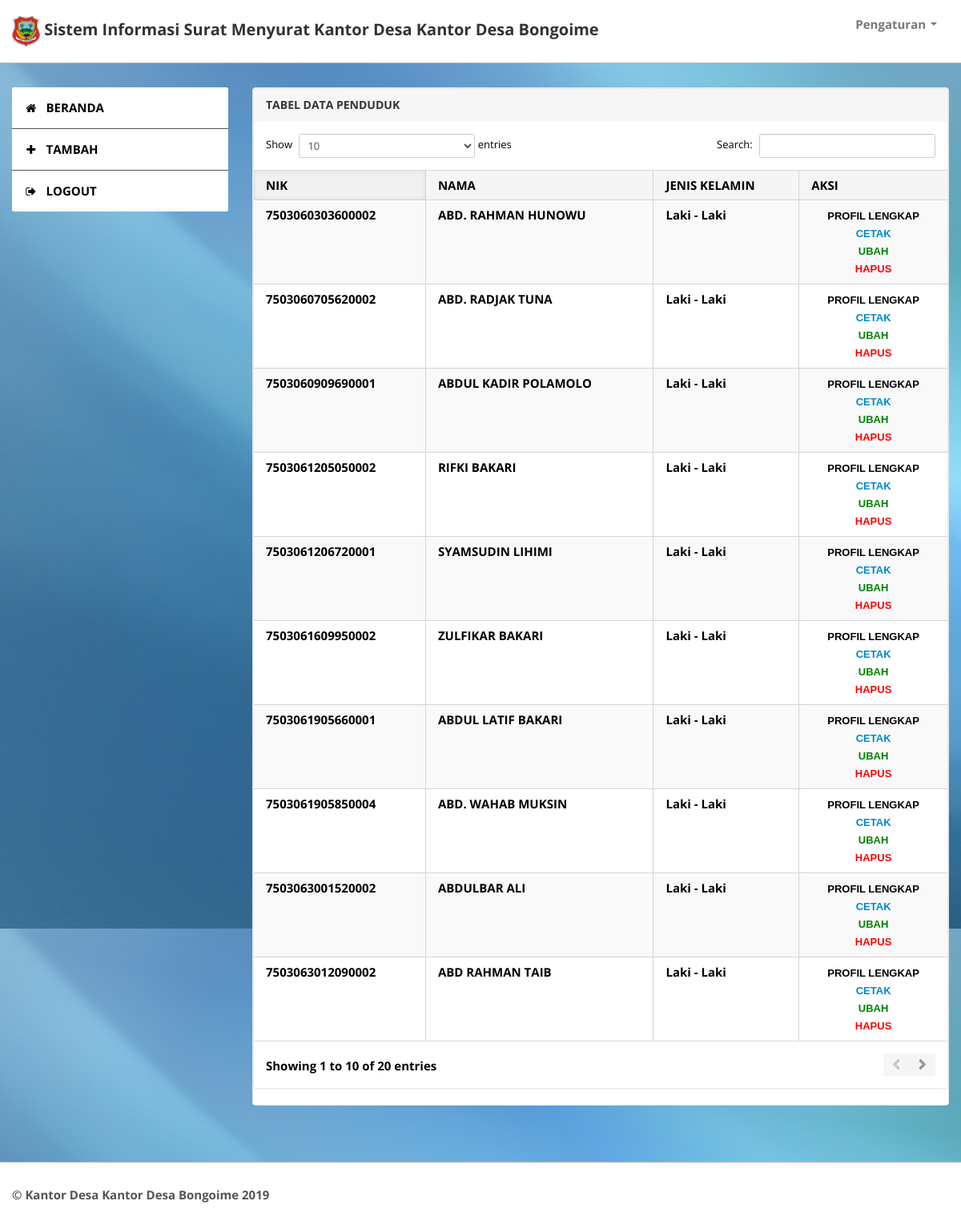
The page /tabel-penduduk.php (signed in) on the database its author committed.
### tables this page shows
CREATE TABLE `tbl_instansi` (
  `id_instansi` int(11) NOT NULL,
  `nm` varchar(100) NOT NULL
);

CREATE TABLE `tbl_penduduk` (
  `NIK` varchar(30) NOT NULL,
  `nama_p` varchar(100) NOT NULL,
  `tempat_lahir` varchar(100) NOT NULL,
  `tgl_lahir` date NOT NULL,
  `jenkel` varchar(20) NOT NULL,
  `alamat` text NOT NULL,
  `dusun` varchar(100) NOT NULL,
  `kel_desa` varchar(100) NOT NULL,
  `kecamatan` varchar(100) NOT NULL,
  `agama` varchar(20) NOT NULL,
  `s_nikah` varchar(30) DEFAULT NULL,
  `warga_negara` varchar(100) NOT NULL,
  `pekerjaan` varchar(100) NOT NULL
);

### tabel-penduduk.php (the view, shortened to what this page needs)
<?php
if(empty($_SESSION['username'] AND $_SESSION['hak_akses'])){
header("location:index.php");
}else{
?>
<!DOCTYPE html>
<html lang="en">
<head>
	<link type="text/css" href="bootstrap/css/bootstrap.min.css" rel="stylesheet">
	<link type="text/css" href="bootstrap/css/bootstrap-responsive.min.css" rel="stylesheet">
	<link type="text/css" href="css/theme.css" rel="stylesheet">
	<link type="text/css" href="images/icons/css/font-awesome.css" rel="stylesheet">
</head>
<body>
	<div class="navbar navbar-fixed-top">
		<div class="navbar-inner">
			<div class="container">
			  	<a class="brand" href="">
			  	<img width="35" height="35" src="logodesa/logodesa.png">
			  		<?php
                        $query = mysqli_query($config, "SELECT * FROM tbl_instansi WHERE id_instansi");
                        $data=mysqli_fetch_assoc($query);
                        ?>
                        Sistem Informasi Surat Menyurat <?php echo 'Kantor Desa '.$data['nm']; ?>
			  	</a>
				<div class="nav-collapse collapse navbar-inverse-collapse">
					 <ul class="nav pull-right">
                            <li class="nav-user dropdown"><a href="#" class="dropdown-toggle" data-toggle="dropdown">
                                 Pengaturan
                                <b class="caret"></b></a>
                            </li>
                        </ul>
				</div>
			</div>
		</div>
	</div>
	<div class="wrapper">
		<div class="container">
			<div class="row">
				<div class="span3">
					<div class="sidebar">
						<ul class="widget widget-menu unstyled">
                                <li class="active"><a href="halaman-utama.php"><i class="menu-icon icon-home"></i>BERANDA
                                </a></li>
                                <li class="active"><a href="penduduk.php"><i class="menu-icon icon-plus"></i>TAMBAH
                                </a></li>
                                <li><a href="logout.php"><i class="menu-icon icon-signout">
                                </i>LOGOUT
                                </a></li>
                            </ul>
					</div>
				</div>
				<div class="span9">
					<div class="content">
						<div class="module">
						<div class="module">
							<div class="module-head">
								<h3>TABEL DATA PENDUDUK</h3>
							</div>
							<div class="module-body table">
								<table cellpadding="0" cellspacing="0" border="0" class="datatable-1 table table-bordered table-striped	 display" width="100%">
									<thead>
										<tr>
											<th>NIK</th>
											<th>NAMA</th>
											<th>JENIS KELAMIN</th>
											<th>AKSI</th>
										</tr>
									</thead>
									<tbody>
										<?php
                                            $query = mysqli_query($config, "SELECT * FROM tbl_penduduk ORDER BY NIK ASC");
                                                while($data=mysqli_fetch_assoc($query)){
                                                 echo '<tr>';
                                                 echo '<td>'.$data['NIK'].'</td>';
                                                 echo '<td>'.$data['nama_p'].'</td>';
                                                 echo '<td>'.$data['jenkel'].'</td>';
                                                 echo"<td>
                                                  		<center>
                        						 		<a href='profil-lengkap-penduduk.php?NIK=$data[NIK]'>
                        						 			<font face='arial' size='2' color='black'>
                        						 				PROFIL LENGKAP
                        						 			</font>
                        						 		</a>
                        						 		</center>
                        						 		<center>
                        						 		<a href='cetak-profil-lengkap-penduduk.php?NIK=$data[NIK]'>
                        						 			<font face='arial' size='2'>
                        						 				CETAK
                        						 			</font>
                        						 		</a>
                        						 		</center>
                        						 		<center>
                        						 		<a href='ubah-penduduk.php?NIK=$data[NIK]'>
                        						 			<font face='arial' size='2' color='green'>
                        						 				UBAH
                        						 			</font>
                        						 		</a>
                        						 		</center>
                        						 		<center>
                        						 		<a href='hapus-penduduk.php?NIK=$data[NIK]'>
                        						 			<font face='arial' size='2' color='red'>
                        						 				HAPUS
                        						 			</font>
                        						 		</a>
                        						 		</center>";
                                                 echo '</tr>';
                                                }
                                            ?>
								</table>
						</div>
							</div>
						</div>
					<br />
					</div>
				</div>
			</div>
		</div>
	</div>
	<div class="footer">
		<div class="container">
			<b class="copyright">
				 <?php
                $query = mysqli_query($config, "SELECT * FROM tbl_instansi WHERE id_instansi");
                $data=mysqli_fetch_assoc($query);
                ?>
                &copy; <?php echo 'Kantor Desa '.$data['nm'] . " " .date('Y'); ?>
			</b>
		</div>
	</div>
</body>
</html>
<?php
}
?>

### rows shown on the page
tbl_instansi: nm "Kantor Desa Bongoime"
tbl_penduduk: NIK "7503060303600002", nama_p "ABD. RAHMAN HUNOWU", jenkel "Laki - Laki"
tbl_penduduk: NIK "7503060705620002", nama_p "ABD. RADJAK TUNA", jenkel "Laki - Laki"
tbl_penduduk: NIK "7503060909690001", nama_p "ABDUL KADIR POLAMOLO", jenkel "Laki - Laki"
tbl_penduduk: NIK "7503061205050002", nama_p "RIFKI BAKARI", jenkel "Laki - Laki"
tbl_penduduk: NIK "7503061206720001", nama_p "SYAMSUDIN LIHIMI", jenkel "Laki - Laki"
tbl_penduduk: NIK "7503061609950002", nama_p "ZULFIKAR BAKARI", jenkel "Laki - Laki"
tbl_penduduk: NIK "7503061905660001", nama_p "ABDUL LATIF BAKARI", jenkel "Laki - Laki"
tbl_penduduk: NIK "7503061905850004", nama_p "ABD. WAHAB MUKSIN", jenkel "Laki - Laki"
tbl_penduduk: NIK "7503063001520002", nama_p "ABDULBAR ALI", jenkel "Laki - Laki"
tbl_penduduk: NIK "7503063012090002", nama_p "ABD RAHMAN TAIB", jenkel "Laki - Laki"
